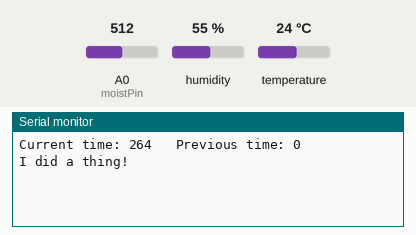
A sketch run on a simulated Arduino Uno, built with avr-gcc and run on an emulated ATmega328P. On the bench: the last lines printed to the serial monitor. Inputs (shaded band) come from the test bench; at power-on: temperature 24 °C, A0 (moistPin) = 512, humidity 55 %. The local clock reads 2024-03-15 10:24:30 at power-on unless the sketch sets it.

Above: at 1.8 s.
1.9 s: temperature set to 28 °C
At 5.6 s:
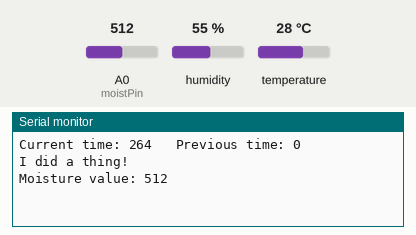
11.5 s: temperature set to 33 °C
At 15.4 s:
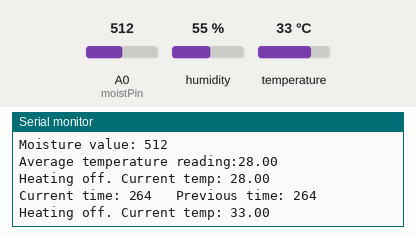

The sketch:

timeTestMod1.ino
```cpp
#include <Wire.h>
#include "RTClib.h"
#include "DHT.h"

RTC_PCF8523 rtc;

#define DHTPIN 2                                                                  //dht shindig
#define moistPin A0
#define ledPin 5
#define DHTTYPE DHT22                                                             //schwoooopz
DHT dht(DHTPIN, DHTTYPE);                                                         //who really knows? all this stuff is copied from DHTtester example code.

void moistureCheck();
void temperatureCheck();

float tempdesired = 26.0;                                                         //set desired temperature
int moisturevalue = 570;                                                        //set the desired moisture reading at which the solenoid is switched
bool heatState = false;

void setup() {
  Serial.begin(57600);
  if (! rtc.begin()) {
    Serial.println("Couldn't find RTC");
    while (1);
  }
  dht.begin();                                                                         //initialize the dht sensor

}

void loop() {
  DateTime now = rtc.now();
  int timeHour = now.hour();
  int timeMinute = now.minute();

  if ( (timeHour >= 6) && (timeHour < 18) ) {                                   // Only monitor system between 6am and 6pm
    digitalWrite(ledPin,HIGH);

    static unsigned long prevTime = 0;
    unsigned long currTime = (timeHour - 6) * 60 + timeMinute, waitTime = 1;   // Set time to count number of minutes since 6am, set dead time to be 30 minutes

    Serial.print("Current time: ");
    Serial.print(currTime);
    Serial.print("   Previous time: ");
    Serial.println(prevTime);

    if ( abs(currTime - prevTime) >= waitTime) {
      Serial.println("I did a thing!");
      prevTime = currTime;

      moistureCheck();                                                        //the yeet meat

      temperatureCheck();                                                     //yeet feet
    }
  }

  else {
    digitalWrite(ledPin,LOW);
  }

  overheatCheck();


  delay(5000);

}

void moistureCheck() {

  int avgMoist = 0;
  int numReads = 5;

  for (int i = 0; i < numReads; i++){
    int moistValue = analogRead(moistPin);
    avgMoist = avgMoist + moistValue;
    delay(1000);
  }

  avgMoist = avgMoist / numReads;
  Serial.print("Moisture value: ");
  Serial.println(avgMoist);

  if (avgMoist > moisturevalue) {                                       //if the read is greater than 620, it is too dry
    Serial.println("Moisture too low; adding water");
    digitalWrite(6, HIGH);                                   //in this instance the water is 'turned on' via switchVar = true.
    delay(10000);                                             //to be calibrated
    digitalWrite(6, LOW);
  }

  else {
    // digitalWrite(6, LOW);                                     //turned off ... unnecessary code technically. The above 'if' technically covers everything
  }

  //Serial.print("Moisture is: ");
  //Serial.println(avgMoist);
}

void temperatureCheck() {

  float avgTemp = 0;
  int numReads = 5;

  for (int i = 0; i < numReads; i++){
    float t = dht.readTemperature();
    avgTemp = avgTemp + t;
    delay(1000);
  }

  avgTemp = avgTemp / float(numReads);

  Serial.print("Average temperature reading:");
  Serial.println(avgTemp);
  //float readTempVariable = digitalRead(6);

  if (avgTemp < tempdesired) {
    Serial.println("Heat too low; heating on");
    heatState = true;
  }
  digitalWrite (7,heatState);
}

void overheatCheck() {

  float t = dht.readTemperature();

  if (t > tempdesired){
    heatState = false;
    Serial.print("Heating off. Current temp: ");
    Serial.println(t);

  }

  digitalWrite (7,heatState);
}
```

Measured:
- after the input at 11.5 s, the serial monitor: prints a new line after 3.5 s (image 2)
